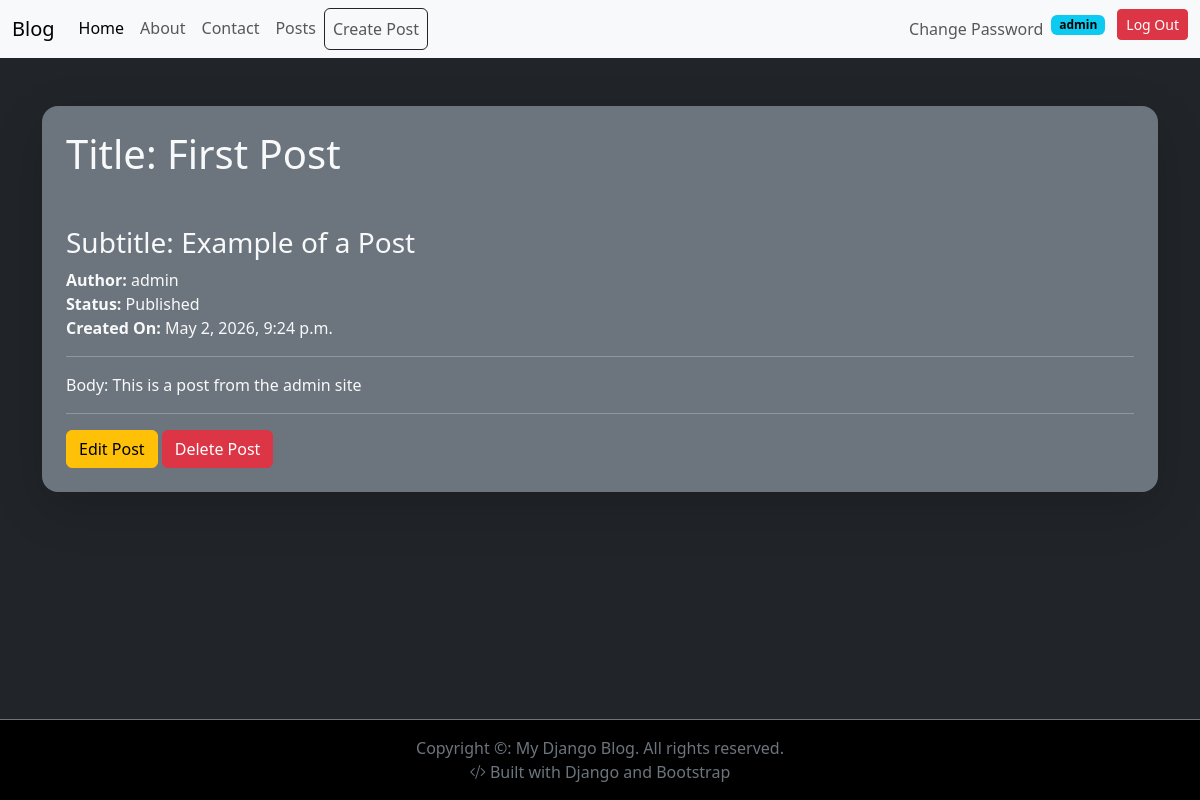
The app's page /posts/posts/1/ (signed in) with its own data.
### posts/models.py (models this page shows, shortened)
class Post(models.Model):
    title = models.CharField(max_length=128)
    subtitle = models.CharField(max_length=256)
    body = models.TextField()
    created_on = models.DateTimeField(auto_now_add=True)
    author = models.ForeignKey(
        get_user_model(),
        on_delete=models.CASCADE
    )
    status = models.ForeignKey(
        Status,
        on_delete=models.DO_NOTHING
    )

class Status (models.Model): # This creates a new database table called "Status"
    class Meta: # This inner class is used to configure model options
        verbose_name_plural = "Status" # This changes the plural name in the admin panel to "Status" instead of "Statuss"
    name = models.CharField(max_length=128, unique=True)
    description = models.TextField(max_length=200, help_text="Write a description of the status")
    def __str__(self): # This method defines how the Status object is displayed as a string (e.g., in the admin panel)
        return f"{self.name}" # This will show the name of the status when you look at it in the admin panel or when you print it

### posts/views.py (the view)
# urls.py: path("posts/<int:pk>/", PostDetailView.as_view(), name="post_detail"),
class PostDetailView(LoginRequiredMixin, DetailView):
    template_name = "posts/detail.html"
    model = Post
    context_object_name = "single_post"

### templates/posts/detail.html (shortened to what this page needs)
{% extends 'base.html' %}
{% block content %}
    <h1 class="mt-0 mb-5">Title: {{ single_post.title }}</h1>
    <h3>Subtitle: {{ single_post.subtitle }}</h3>
    <span>
        <strong>Author:</strong> {{ single_post.author }}
    </span>
    <br>
    <span>
        <strong>Status:</strong> {{ single_post.status }}
    </span>
    <br>
    <span>
        <strong>Created On:</strong> {{ single_post.created_on }}
    </span>
    <hr>
    <p>Body: {{ single_post.body }}</p>
    <hr>
    <a href="{% url 'post_edit' single_post.id %}" class="btn btn-warning">Edit Post</a>
    <a href="{% url 'post_delete' single_post.id %}" class="btn btn-danger">Delete Post</a>
{% endblock %}

### templates/navbar.html (shortened to what this page needs)
<nav class="navbar navbar-expand-lg bg-body-tertiary">
  <div class="container-fluid">
    <a class="navbar-brand" href="{% url 'home' %}">Blog</a>
    <div class="collapse navbar-collapse" id="navbarNavDropdown">
      <ul class="navbar-nav">
        <li class="nav-item">
          <a class="nav-link active" href="{% url 'home' %}">Home</a>
        </li>
        <li class="nav-item">
          <a class="nav-link" href="{% url 'about' %}">About</a>
        </li>
        <li class="nav-item">
          <a class="nav-link" href="{% url 'contact' %}">Contact</a>
        </li>
        <li class="nav-item">
          <a class="nav-link" href="{% url 'post_list' %}">Posts</a>
        </li>
        {% if user.is_authenticated %}
        <li class="nav-item">
          <a class= "nav-link btn btn-successtext-white border border-dark" href="{% url 'post_new' %}">Create Post</a>
        </li>
        {% endif %}
      </ul>
      <ul class="navbar-nav ms-auto">
        <li class="nav-item">
          <a href="{% url 'password_change' %}" class="nav-link">Change Password</a>
        </li>
        {% if user.is_authenticated %}
        <li class="nav-item">
            <span class="badge text-bg-info">{{ user.username }}</span>
          <form action="{% url 'logout' %}" method="post" class="d-inline">
            <button type="submit" class="btn btn-danger btn-sm ms-2">
              Log Out
            </button>
          </form>
        </li>
        {% endif %}
      </ul>
    </div>
  </div>
</nav>

### records on screen
Post: title "First Post", subtitle "Example of a Post", author "admin", status "Published", created_on "May 2, 2026, 9:24 p.m.", body "This is a post from the admin site"

### other values on screen
{{ user.username }} "admin"
